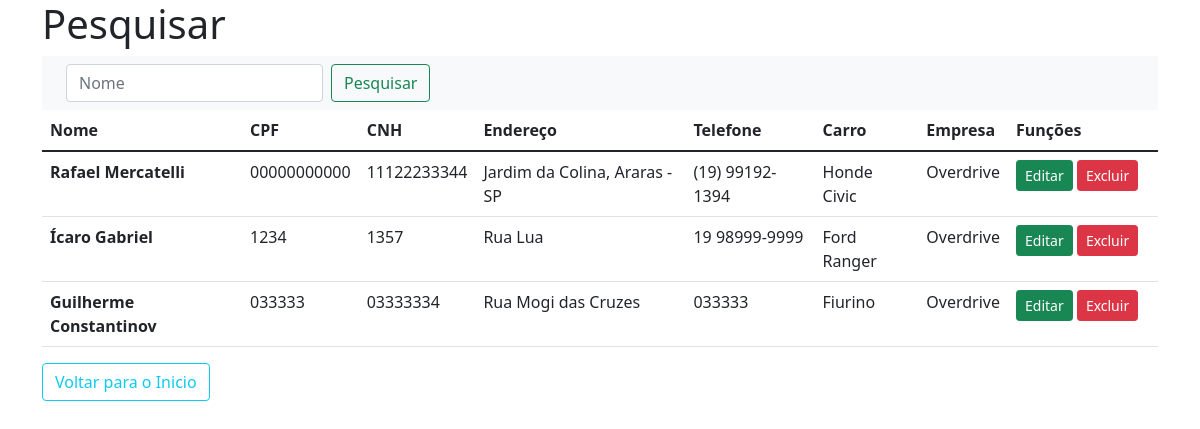
Page /restrito/pesquisa.php (signed in) on the committed database.
### tables this page shows
CREATE TABLE `usuarios` (
  `cod_pessoa` int(11) NOT NULL,
  `nome` varchar(200) NOT NULL,
  `cpf` varchar(15) NOT NULL,
  `cnh` varchar(15) NOT NULL,
  `endereco` varchar(200) NOT NULL,
  `telefone` varchar(16) NOT NULL,
  `carro` varchar(35) NOT NULL,
  `empresa` varchar(255) NOT NULL,
  `senha` char(32) NOT NULL
);

### restrito/pesquisa.php (the view, shortened to what this page needs)
<!doctype html>
<html lang="pt-br">
<head>
  <link href="https://cdn.jsdelivr.net/npm/bootstrap@5.1.3/dist/css/bootstrap.min.css" rel="stylesheet">
</head>
<body>
  <?php
  $pesquisa = $_POST['busca'] ?? '';
  include_once 'conexao.php';
  $sql = "SELECT * FROM usuarios WHERE nome LIKE '%$pesquisa%'";
  $dados = mysqli_query($conn, $sql);
  ?>
  <div class="container">
    <div class="row">
      <div class="col">
        <h1>Pesquisar</h1>
        <nav class="navbar navbar-light bg-light">
          <div class="container-fluid">
            <form class="d-flex" action="pesquisa.php" method="POST">
              <input class="form-control me-2" type="search" placeholder="Nome" aria-label="Search" name="busca" autofocus>
              <button class="btn btn-outline-success" type="submit">Pesquisar</button>
            </form>
          </div>
        </nav>
        <table class="table table-hover">
          <thead>
            <tr>
              <th scope="col">Nome</th>
              <th scope="col">CPF</th>
              <th scope="col">CNH</th>
              <th scope="col">Endereço</th>
              <th scope="col">Telefone</th>
              <th scope="col">Carro</th>
              <th scope="col">Empresa</th>
              <th scope="col">Funções</th>
            </tr>
          </thead>
          <tbody>
            <?php
            while ($linha = mysqli_fetch_assoc($dados)) {
              $cod_pessoa = $linha['cod_pessoa'];
              $nome = $linha['nome'];
              $cpf = $linha['cpf'];
              $cnh = $linha['cnh'];
              $endereco = $linha['endereco'];
              $telefone = $linha['telefone'];
              $carro = $linha['carro'];
              $empresa = $linha['empresa'];
              echo "<tr>
                               <th scope='row'>$nome</th>
                               <td>$cpf</td>
                               <td>$cnh</td>
                               <td>$endereco</td>
                               <td>$telefone</td>
                               <td>$carro</td>
                               <td>$empresa</td>
                               <td width=150px>
                                  <a href='cadastro_edit.php?id=$cod_pessoa' class='btn btn-success btn-sm'>Editar</a>
                                  <a href='#' class='btn btn-danger btn-sm' data-bs-toggle='modal' data-bs-target='#confirma' onclick=" . '"' . "pegar_dados('$cod_pessoa', '$nome')" . '"' . ">Excluir</a>
                               </td>
                            </tr>";
            }
            ?>
          </tbody>
        </table>
        <div class="mb-3">
          <a href="index.php" class="btn btn-outline-info"> Voltar para o Inicio</a>
        </div>
      </div>
    </div>
  </div>
</body>
</html>

### rows in the picture
usuarios: nome "Rafael Mercatelli", cpf "00000000000", cnh "11122233344", endereco "Jardim da Colina, Araras - SP", telefone "(19) 99192-1394", carro "Honde Civic", empresa "Overdrive"
usuarios: nome "Ícaro Gabriel", cpf "1234", cnh "1357", endereco "Rua Lua", telefone "19 98999-9999", carro "Ford Ranger", empresa "Overdrive"
usuarios: nome "Guilherme Constantinov", cpf "033333", cnh "03333334", endereco "Rua Mogi das Cruzes", telefone "033333", carro "Fiurino", empresa "Overdrive"
